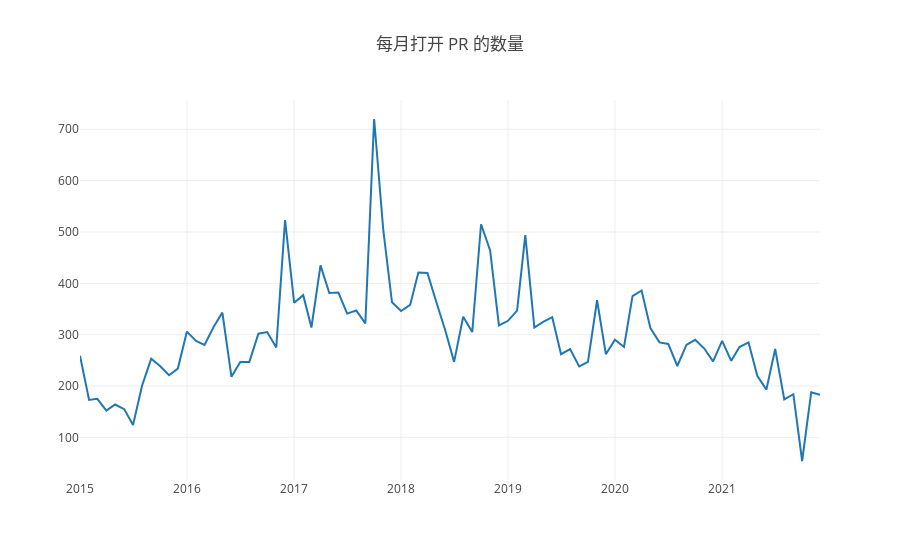

Here is the notebook cell this chart was saved with:
### Code cell
openDigger.render.plotly(
    [
        {x: year_month_axis, y: pull_request_open_per_month, mode: 'scatter', name: 'PR 打开数量'}
    ],
    {
        title: '每月打开 PR 的数量'
    }
)

### Figure 1 — Plotly figure (JSON) as saved in the notebook; plotly's stock layout.template omitted (floating-point values rounded to 4 significant figures)
{"data": [{"mode": "scatter", "name": "PR 打开数量", "x": ["2015-1", "2015-2", "2015-3", "2015-4", "2015-5", "2015-6", "2015-7", "2015-8", "2015-9", "2015-10", "2015-11", "2015-12", "2016-1", "2016-2", "2016-3", "2016-4", "2016-5", "2016-6", "2016-7", "2016-8", "2016-9", "2016-10", "2016-11", "2016-12", "2017-1", "2017-2", "2017-3", "2017-4", "2017-5", "2017-6", "2017-7", "2017-8", "2017-9", "2017-10", "2017-11", "2017-12", "2018-1", "2018-2", "2018-3", "2018-4", "2018-5", "2018-6", "2018-7", "2018-8", "2018-9", "2018-10", "2018-11", "2018-12", "2019-1", "2019-2", "2019-3", "2019-4", "2019-5", "2019-6", "2019-7", "2019-8", "2019-9", "2019-10", "2019-11", "2019-12", "2020-1", "2020-2", "2020-3", "2020-4", "2020-5", "2020-6", "2020-7", "2020-8", "2020-9", "2020-10", "2020-11", "2020-12", "2021-1", "2021-2", "2021-3", "2021-4", "2021-5", "2021-6", "2021-7", "2021-8", "2021-9", "2021-10", "2021-11", "2021-12"], "y": ["259", "173", "175", "152", "164", "155", "124", "201", "253", "239", "221", "234", "306", "288", "280", "315", "343", "218", "247", "247", "302", "305", "275", "523", "362", "377", "314", "435", "381", "382", "341", "347", "322", "720", "505", "363", "346", "358", "421", "420", "364", "308", "247", "335", "305", "515", "464", "318", "327", "347", "494", "314", "325", "334", "262", "272", "238", "247", "367", "262", "290", "276", "375", "386", "313", "285", "282", "239", "280", "290", "273", "248", "288", "249", "276", "285", "220", "193", "272", "174", "184", "54", "188", "183"]}], "layout": {"autosize": true, "title": {"text": "每月打开 PR 的数量"}, "xaxis": {"autorange": true, "range": ["2015-01-01", "2021-12-01"], "type": "date"}, "yaxis": {"autorange": true, "range": [17, 757], "type": "linear"}}}
